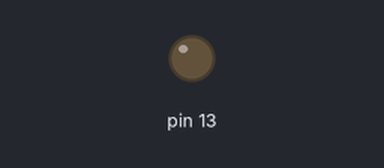
Bench run of a sketch on a simulated Arduino Uno, built with avr-gcc and run on an emulated ATmega328P. On the bench: output pins drawn as LEDs (lit = HIGH). What the sketch prints to the serial monitor is not drawn.

Above: at 2.6 s.
At 6.5 s:
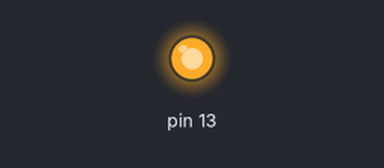
Timing chart, 0 to 6.8 s (numbered marks = the images above):
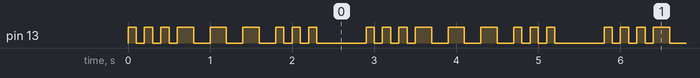

Measured:
- by itself, pin 13: repeats every 2.9 s: 2 × (LOW 0.10 s, HIGH 0.10 s), LOW 0.10 s, 3 × (HIGH 0.20 s, LOW 0.20 s), 2 × (HIGH 0.10 s, LOW 0.10 s), HIGH 0.10 s, LOW 0.60 s, HIGH 0.10 s
- by itself, everything shown: repeats every 2.9 s, in 18 steps

The sketch:

L6_sos_morse_B.ino
```cpp
void setup()
{
  Serial.begin(9600);
  pinMode(13, OUTPUT);
}

void loop()
{
  //This produces 3 short signals
  three_dots();
    //This produces 3 long signals
  three_dashes();
    //This produces 3 short signals
  three_dots();

  delay(500);
}

void three_dots()
{
   for(int i = 0; i < 3; i++)
  {
     Serial.print(".");
     digitalWrite(13, HIGH);
     delay(100);
     digitalWrite(13, LOW);
     delay(100);
  }
}

void three_dashes()
{
  for(int i = 0; i < 3; i++)
  {
     Serial.print("_");
     digitalWrite(13, HIGH);
     delay(200);
     digitalWrite(13, LOW);
     delay(200);
  }
}
```
